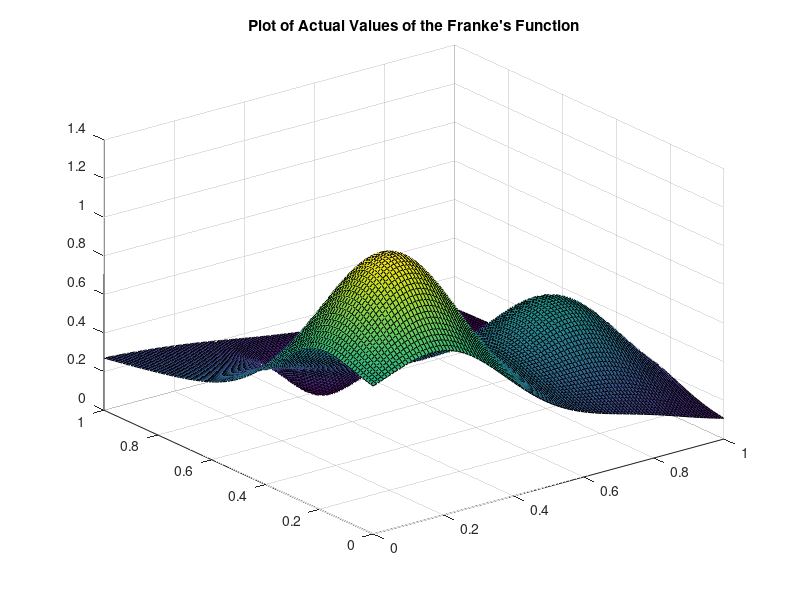

Recreate this plot in MATLAB. (Note: this script raises an error after producing the figure.)
% Franke's Function
f = @(x) 0.75*exp(-1/4*(9*x(1)-2)^2 - 1/4*(9*x(2)-2)^2) + ...
    0.75*exp(-(9*x(1)+1)^2/49-(9*x(2)+1)/10) + ...
    0.5*exp(-(9*x(1)-7)^2/4-(9*x(2)-3)^2/4) - ...
    0.2*exp(-(9*x(1)-4)^2 - (9*x(2)-7)^2);

% Points from 0 to 1 with a 0.01 steps
t_evaluate = 0:0.01:1;

% Creating a grid
[X,Y]=meshgrid(t_evaluate);

% Evaluating the Z Value usinf Franke's Function
Z = zeros(size(X))
for i = 1:length(t_evaluate)
    for j = 1:length(t_evaluate)
        Z(i,j) = f([X(i,j); Y(i,j)]);
    end
end 

% Creating a surface plot of the actual value
figure
surf(X,Y,Z);
title("Plot of Actual Values of the Franke's Function")
hold on;

% Generating a random 2 dimensional data using Halton Sequence
num_samples = 100;
halton_seq = haltonset(2);
random_points = net(halton_seq, num_samples)'; % A column vector representing random x and y values from halton sequence

Z_samples = zeros(num_samples,1);

for i=1:num_samples
    Z_samples(i) = f(random_points(:,i));
end

% Scatter Plotting the sampled points in the 3D surface
plot3(random_points(1,:), random_points(2,:), Z_samples, 'o', 'LineWidth',6);


% Kernel Functions and Shape Parameter
mu = 2;
%K = @(x,y) exp(1/mu*x'*y);
K = @(x,y) exp(-1/mu*norm(x-y)^2);

% Gram Matrix
GramMatrix = zeros(num_samples);

for i = 1:num_samples
    for j = 1:num_samples
        GramMatrix(i,j) = K(random_points(:,i),random_points(:,j));
    end
end

% Weights

Weights = pinv(GramMatrix)*Z_samples;

% Evaluating the Approximation
Z_approximation = zeros(size(X));

for i = 1:length(t_evaluate)
    for j = 1:length(t_evaluate)
        sum = 0;
        for ii = 1:num_samples
            sum = sum + Weights(ii)*K([X(i,j);Y(i,j)],random_points(:,ii));
        end
        Z_approximation(i,j) = sum;
    end
end

% Plot

figure

surf(X,Y,Z_approximation);
title('RBF Approximation of Frankes Function')

figure

surf(X,Y,abs(Z-Z_approximation));
title('Error between true and approximated values')